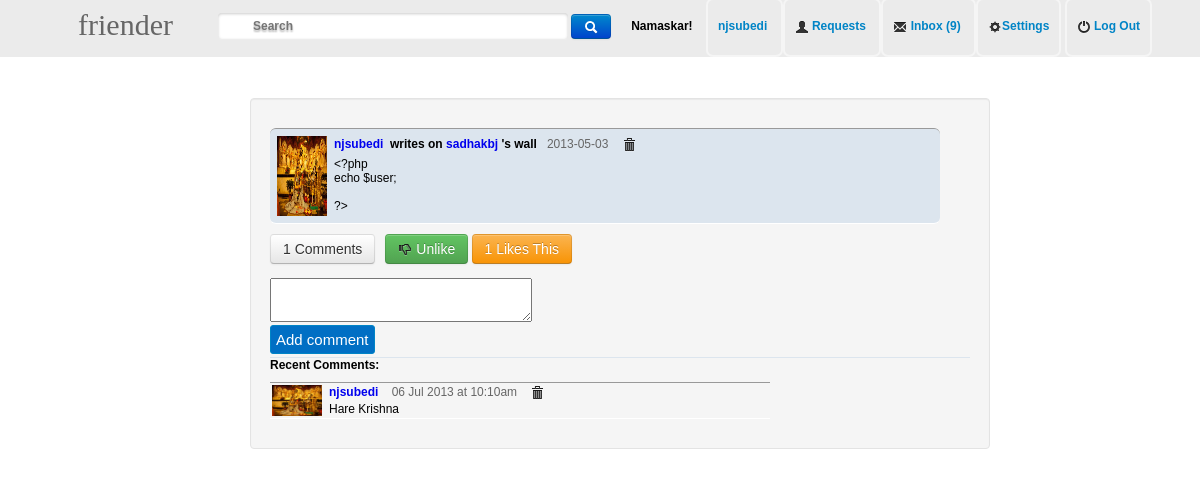
The page /news_detail.php?id=56 (signed in) on the database its author committed.
### tables this page shows
CREATE TABLE IF NOT EXISTS `users` (
  `id` int(11) NOT NULL AUTO_INCREMENT,
  `username` varchar(255) NOT NULL,
  `first_name` varchar(255) NOT NULL,
  `last_name` varchar(255) NOT NULL,
  `email` varchar(255) NOT NULL,
  `password` varchar(32) NOT NULL,
  `sign_up_date` date NOT NULL,
  `activated` enum('0','1') NOT NULL,
  `bio` text NOT NULL,
  `imagelocation` varchar(150) NOT NULL,
  PRIMARY KEY (`id`)
);

CREATE TABLE IF NOT EXISTS `news` (
  `id` int(11) NOT NULL AUTO_INCREMENT,
  `postedby` varchar(50) NOT NULL,
  `postedto` varchar(50) NOT NULL,
  `post` text NOT NULL,
  `DATE` varchar(40) NOT NULL,
  PRIMARY KEY (`id`)
);

CREATE TABLE IF NOT EXISTS `comments` (
  `id` int(11) NOT NULL AUTO_INCREMENT,
  `post_id` int(11) NOT NULL,
  `body` text NOT NULL,
  `posted_by` varchar(255) NOT NULL,
  `posted_to` varchar(255) NOT NULL,
  `DATE` varchar(40) DEFAULT NULL,
  PRIMARY KEY (`id`)
);

### news_detail.php (the view, shortened to what this page needs)
<?php
include_once("inc/incfiles/header1.php");
?>
<?php
$idg = $_GET['id'];
$getnews = mysql_query("SELECT * FROM news WHERE id='$idg'");
$row = mysql_fetch_assoc($getnews);
$count = mysql_num_rows($getnews);
if($count!=0) {
$postedby = @$row['postedby'];
$postedto = @$row['postedto'];
$post = @$row['post'];
$date =$row['DATE'];
					$res = mysql_query("SELECT imagelocation FROM users WHERE username='$postedby'");
					$img = mysql_fetch_assoc($res);
									$img = $img['imagelocation'];
				?>
				<div class="posts" style="margin-left: 250px; width: 700px;">
				<table class="ProfilePosts1" width="500px" border="0" style="margin: 10px 0; border-top: 1px solid #999; margin-bottom: 10px; border-bottom: 1px solid #FFF;">
					<tr>
						<td width="55px" rowspan="2"><a href="profile.php?u=<?php  echo $postedby ?>"><img src="<?php  echo $img; ?>" width="50px" height="80px" /> </td>
						<td><b><?php  echo "<a title='$postedby' href=\"$postedby\">$postedby</a>";
							if($postedto != $postedby) {
							echo "&nbsp writes on"; echo"<a href='$postedto'> $postedto </a>"; echo "'s wall";
							}
							else {
							echo " posted on his wall";
							}
						?></b><span style="margin-left: 10px; color: #666;
						font-size: 9pt;"><?php  echo $date; ?></span>
						 <a title='Delete This Post' onClick="return confirm('Are You Sure  to delete this post by <?php  echo "$postedby ?" ;  ?> ' ) "
						 href='delete_posts.php?id=<?php  echo $row['id'] ?> '> <?php  if($postedby == "$user"||$postedto =="$user") { echo "&nbsp&nbsp <i class='icon-trash icon-black'> </i> </a>  </div> ";}
								else {
								echo "</a>";
								}
							?>
					<tr>
						<td><?php  echo nl2br($post)."<hr>"?>
							<?php
							$get = mysql_query("SELECT * FROM comments WHERE post_id = $idg ORDER by id DESC");
							$count = mysql_num_rows($get)
							?>
							<?php
							$getlikes = mysql_query("SELECT * FROM likes WHERE post_id = $idg ");
							$countlike = mysql_num_rows($getlikes);
							?>
						 <button  class='btn btn-' title='See Comments below' > <?php   echo $count; ?> Comments </a> </button> &nbsp
						<?php
						$checklike = mysql_query("SELECT * FROM likes WHERE post_id = $idg AND user='$user'");
						$count = mysql_num_rows($checklike);
						if($count == 0)
						{
						echo "<a href='like_this_post.php?id=$idg' title='Like This Post'>
						<button class='btn btn-info' ><i class='icon-thumbs-up icon-black'></i> Like  </button> </a>";
						}
						else {
						echo "<a href='unlike_this_post.php?id=$idg' title='Unike This Post'>
						<button  class='btn btn-success' ><i class='icon-thumbs-down icon-black'> </i> Unlike </button> </a>";
						}
						?>
						 <button  class='btn btn-warning' > <?php  echo $countlike  ?>
						  Likes This  </a> </button><br> <br>
						<form action="#" method="POST">
						<textarea name="comment" rows="3" cols="35"></textarea><br />
						<input type="submit" value="Add comment" name="submit" onclick="reloadPage()"/>
						</form>
						<hr>
						<h3>Recent Comments:</h3>
					<?php
							$all_res = mysql_query("SELECT * FROM comments WHERE post_id = $idg ORDER by id DESC");
								while( $row = mysql_fetch_assoc($all_res)){
								$body = $row['body'];
								$posted_by = $row['posted_by'];
								$date1 = $row['DATE'];
								$res = mysql_query("SELECT imagelocation FROM users WHERE username='$posted_by'");
								$img = mysql_fetch_assoc($res);
								$img = $img['imagelocation'];
								?>
								<table width="500px" border="0" style="margin: 10px 0; border-top: 1px solid #999; border-bottom: 1px solid #FFF;">
					<tr>
						<td width="55px" rowspan="2"><img src="<?php  echo $img; ?>" width="50px" />
						<td><b><?php  echo "<a href=\"$posted_by\">$posted_by</a>";
												?> </b><span style="margin-left: 10px; color: #666; font-size: 9pt;"><?php  echo $date1; ?></span>
							<a title='Delete The Comment' onClick="return confirm('Are You Sure  to delete this post by <?php  echo "$postedby ?" ;  ?> ' ) "
						 href='delete_comments.php?id=<?php  echo $row['id'] ?> '> <?php  if($postedby == "$user"||$postedto =="$user") { echo "&nbsp&nbsp <i class='icon-trash icon-black'> </i> </a>  </div> ";}
								else {
								echo "</a>";
								}
									?>
					<tr>
						<td><?php  echo htmlentities($body); ?></td>
					</tr>
			<?php
			}
			}
		else {
		echo "<h2> <center> Sorry, the news doesn't exist. Click <a href='javascript: history.back()'>here</a> to go back";
		}
		?>

### css/main.css (style rules this page uses)
* { margin: 0px; padding: 0px; font-family: arial; font-size: 12px; }
a { text-decoration: none; }
.posts { min-height: 30px; padding: 19px; margin-bottom: 20px; background-color: #f5f5f5; border: 1px solid #e3e3e3; -webkit-border-radius: 4px; -moz-border-radius: 4px; border-radius: 4px; -webkit-box-shadow: inset 0 1px 1px rgba(0, 0, 0, 0.05); -moz-box-shadow: inset 0 1px 1px rgba(0, 0, 0, 0.05); box-shadow: inset 0 1px 1px rgba(0, 0, 0, 0.05); }
input[type="submit"] { background-color: #006FC4; border: 1px solid #0084c6; font-size: 15px; color: #FFFFFF; padding: 5px; margin-bottom: 3px; margin-top: 3px; border-radius: 3px; }
.profilePosts1 { width: 670px; min-height: 30px; background-color: #DCE5EE; padding: 5px; border-radius: 6px; }
hr { background-color: #DCE5EE; height: 1px; border: 0px; }

### rows shown on the page
users: imagelocation (picture)
news: postedby "njsubedi", postedto "sadhakbj", DATE "2013-05-03", post "<?php echo $user; ?>"
comments: users.imagelocation (picture), posted_by "njsubedi", DATE "06 Jul 2013 at 10:10am", body "Hare Krishna"

### other values the page prints
$user "njsubedi"
$num "9"
$count "1"
$countlike "1"
